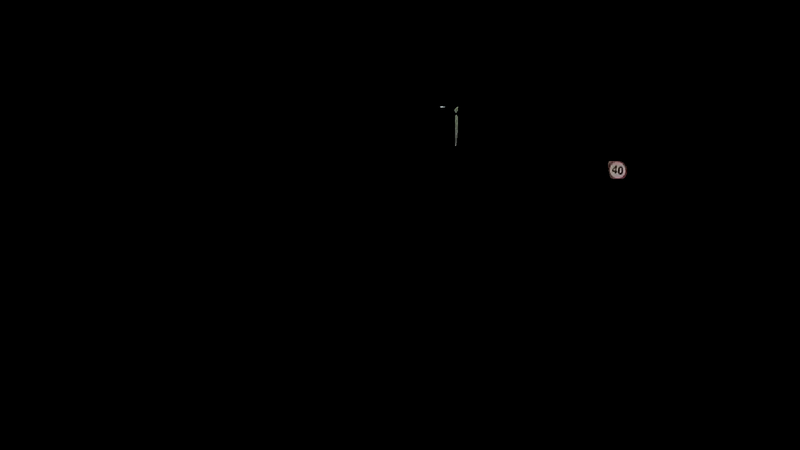
#> input picture imageprocessing/stitch/img1.png, 800 x 450 px, shrunk from 1600 x 900 before the run; its folder holds 3 pictures in this run
$ python merge.py
#> lines starting #> are read from the running program, lines starting #| are printed output that depends on the picture
import cv2
import numpy
import glob
import os

dir = "." # current directory
ext = ".png" # whatever extension you want

pathname = os.path.join(dir, "*" + ext)
images = [cv2.imread(img) for img in glob.glob(pathname)]
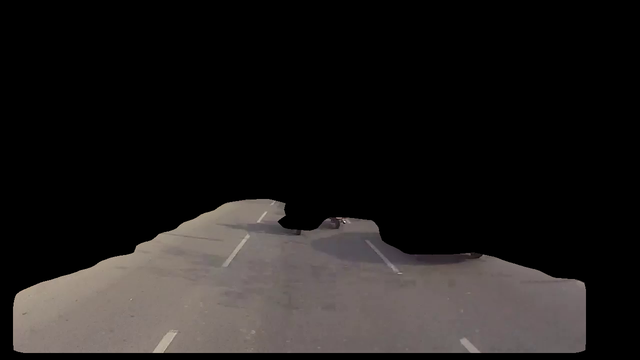
#> input picture imageprocessing/stitch/img2.png, 640 x 360 px, shrunk from 1280 x 720 before the run
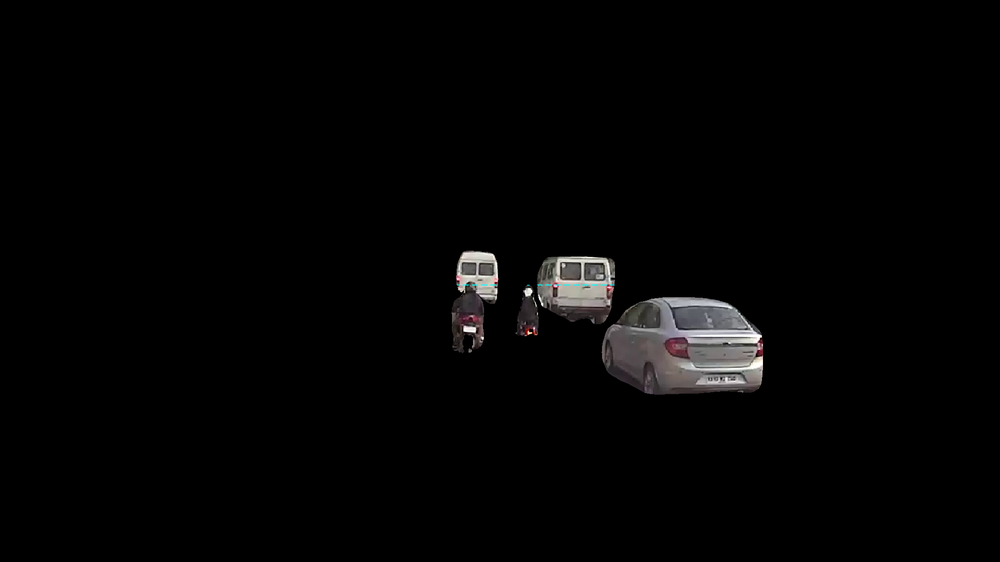
#> input picture imageprocessing/stitch/img3.png, 1000 x 562 px, shrunk from 2000 x 1125 before the run
#> images = 3 items

height = sum(image.shape[0] for image in images)
#> height = 1372
width = max(image.shape[1] for image in images)
#> width = 1000
output = numpy.zeros((height,width,3))

y = 0
for image in images:
    h,w,d = image.shape
    output[y:y+h,0:w] = image
    y += h
#> this loop made 3 passes
#> (h, w, y) on passes 1 to 3: (450, 800, 450), (360, 640, 810), (562, 1000, 1372)
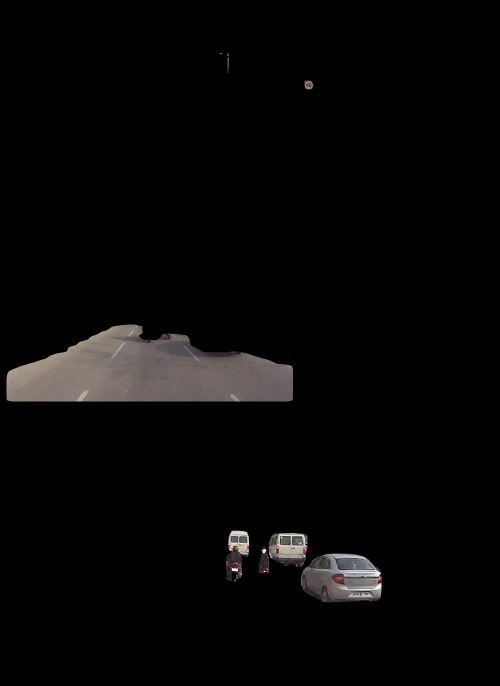
#> output: shape (1372, 1000, 3) float64 (shown at 1/2 size); mean B, G, R 6.5, 6.7, 7.3
#> after the loop, y = 1372

cv2.imwrite("test.jpg", output)
